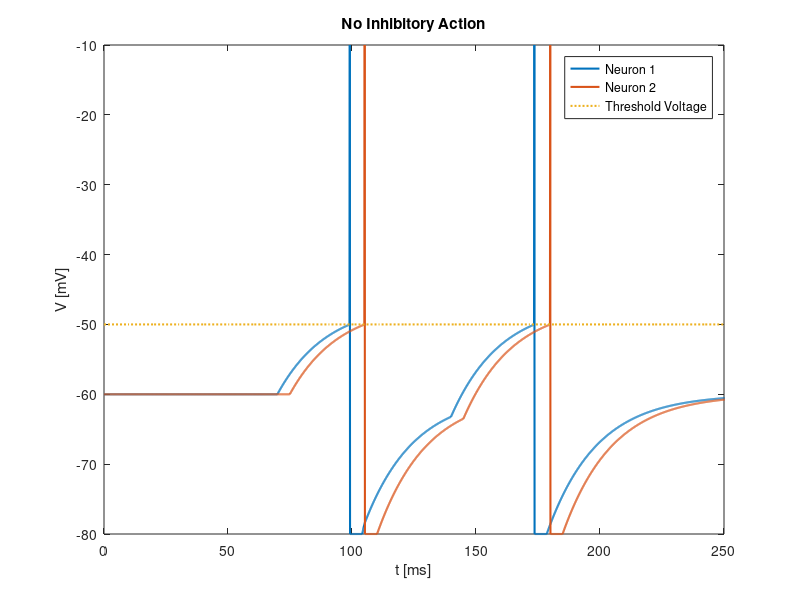

Source code (MATLAB):
clearvars
clearvars -global
% PARAMETERS -------------------------------------------------------------  
R = 10e6;      % membrane resistance [ohms]
tau = 20;      % time constant [s]
I0 = 1.3e-6;   % external current amplitude [mA]   
N = 10000;     % number of data points for calculations
vTH = -50;     % threshold voltage
vRest = -60;   % rest potential
vReset = -80;  % reset potential
vSpike = -10;  % spike potential
refP = 5;      % absolute refractory period
de = 0.9;      % decay rate of inhibitory neurotransmitters
inhibit = 0;   % 1 -> use inhibitory neurotransmitters, 0 -> don't use
   
% SETUP ------------------------------------------------------------------
% time interval for modeling
tmin = 0;
tmax = 50*tau;
t = linspace(tmin, tmax, N);
dt = t(2) - t(1);

% Membrane voltage [mV] for neuron 1
V = vRest .* ones(1, N);
% Membrane current [mA] for neuron 1                  
Iext = zeros(1, N);
% Membrane voltage [mV] for neuron 2
V2 = vRest .* ones(1, N);
% Membrane current [mA] for neuron 2                
Iext2 = zeros(1, N);
% Inhibitory neurotransmitter 1
E = zeros(1, N);
% Inhibitory neurotransmitter 2
E2 = zeros(1, N);
   
% EXTERNAL STIMULUS  -----------------------------------------------------
s = 50;            % How far apart the pulses are between the neurons
num_pulses = 2;    % How many pulses for neuron 1
num_pulses2 = 2;   % How many pulses for neuron 2
pulse_len = 350;   % Length of each pulse for neuron 1
pulse_len2 = 350;  % Length of each pulse for neuron 2
ratio = 0.986;     % current2/current1
ix = zeros(num_pulses, 1);
ix2 = zeros(num_pulses, 1);
for i = 1:num_pulses
    ix(i) = round(i * 2 * pulse_len);
    Iext(ix(i):ix(i)+pulse_len)=I0;
end
for i = 1:num_pulses2
    ix2(i) = round(i * 2 * pulse_len2);
    Iext2(ix2(i)+s:ix2(i)+pulse_len2+s)=ratio*I0;
end

% Finite Difference method  ==============================================
d1 = 0;
d2 = 0;
for c = 1 : N - 1
   V(c+1)=V(c)+(dt/tau) * (-V(c)+vRest+R*Iext(c)*(1-E2(c)*inhibit));
   V2(c+1)=V2(c)+(dt/tau) * (-V2(c)+vRest+R*Iext2(c)*(1-E(c)*inhibit));
   E(c+1)=de*E(c);
   E2(c+1)=de*E2(c);
   
   % Spike if threshold met, then reset immediately after
   if V(c+1) > vTH
       V(c) = vSpike;
       V(c+1) = vReset;
       d1 = round(refP / dt);
       E(c+1)=1;
   end
   if V2(c+1) > vTH
       V2(c) = vSpike;
       V2(c+1) = vReset;
       d2 = round(refP / dt);
       E2(c+1)=1;
   end
   
   % Keep voltage fixed during refractory period
   if d1 > 0
       V(c+1) = vReset;
       d1 = d1 - 1;
   end
   if d2 > 0
       V2(c+1) = vReset;
       d2 = d2 - 1;
   end
end

% GRAPHICS  ==============================================================
figure(1)
plot(t, V, 'linewidth', 1.5)
hold on
plot(t, V2, 'linewidth', 1.5);
plot(linspace(0,N*dt), linspace(vTH,vTH), ':', 'linewidth', 1.5);
xlabel('t [ms]');
ylabel('V [mV]');
legend('Neuron 1', 'Neuron 2', 'Threshold Voltage')
axis([0 0.25*tmax -inf inf])
if inhibit == 1
    title('Inhibitory Action')
elseif inhibit == 0
    title('No Inhibitory Action')
end
hold off